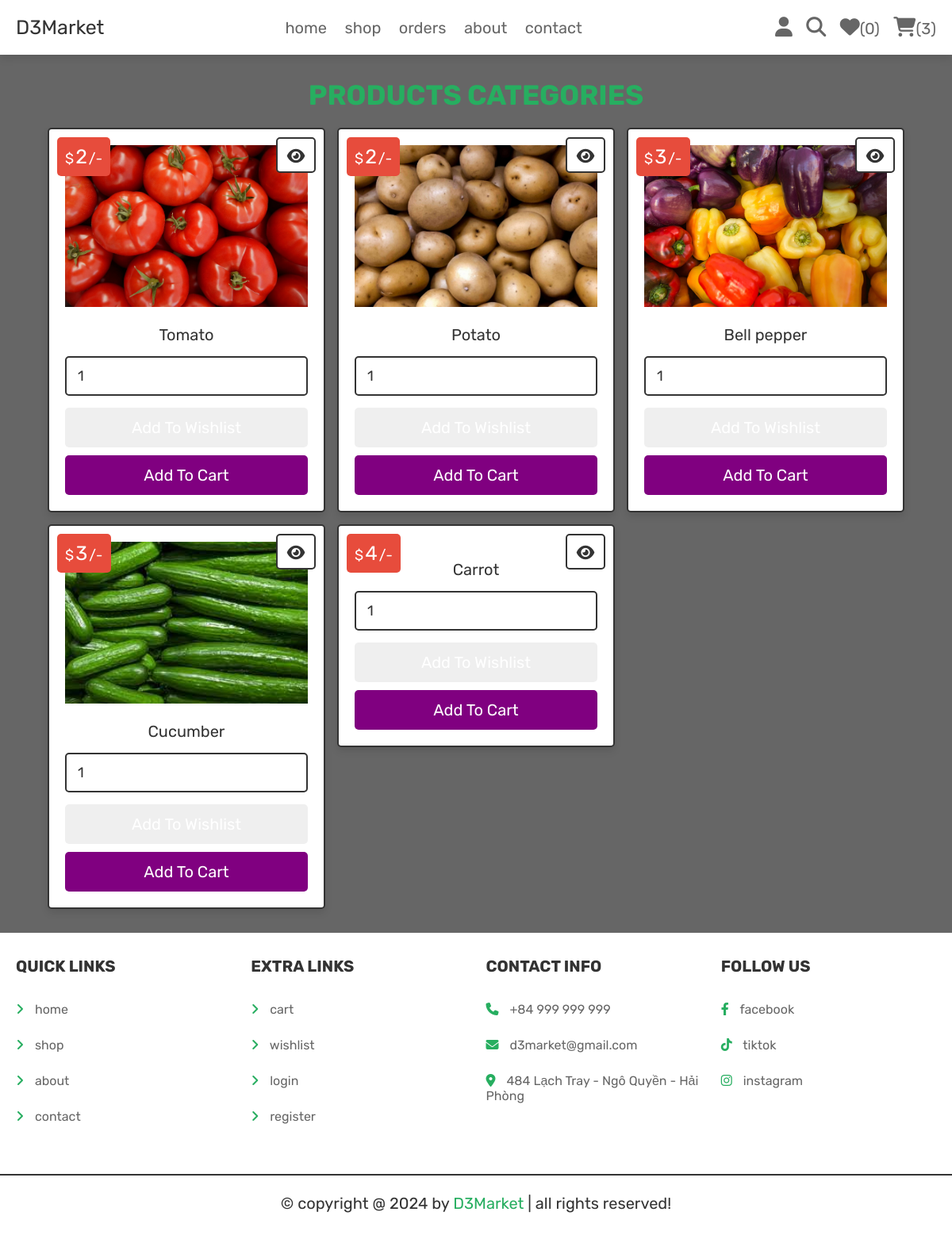
The app's page /category.php?category=vegitables (signed in) with its own data.
### tables this page shows
CREATE TABLE `products` (
  `id` int(100) NOT NULL,
  `name` varchar(100) NOT NULL,
  `category` varchar(20) NOT NULL,
  `details` varchar(500) NOT NULL,
  `price` int(100) NOT NULL,
  `image` varchar(100) NOT NULL
);

### category.php (the view, shortened to what this page needs)
<?php
@include 'config.php';
?>
<!DOCTYPE html>
<html lang="en">
<head>
   <link rel="stylesheet" href="https://cdnjs.cloudflare.com/ajax/libs/font-awesome/6.1.1/css/all.min.css">
   <link rel="stylesheet" href="css/style.css">
</head>
<body>
<?php include 'header.php'; ?>
<section class="products">
   <h1 class="title">products categories</h1>
   <div class="box-container">
   <?php
      $category_name = $_GET['category'];
      $select_products = $conn->prepare("SELECT * FROM `products` WHERE category = ?");
      $select_products->execute([$category_name]);
      if($select_products->rowCount() > 0){
         while($fetch_products = $select_products->fetch(PDO::FETCH_ASSOC)){
   ?>
   <form action="" class="box" method="POST">
      <div class="price">$<span><?= $fetch_products['price']; ?></span>/-</div>
      <a href="view_page.php?pid=<?= $fetch_products['id']; ?>" class="fas fa-eye"></a>
      <img src="uploaded_img/<?= $fetch_products['image']; ?>" alt="">
      <div class="name"><?= $fetch_products['name']; ?></div>
      <input type="number" min="1" value="1" name="p_qty" class="qty">
      <input type="submit" value="add to wishlist" class="option-btn" name="add_to_wishlist">
      <input type="submit" value="add to cart" class="btn" name="add_to_cart">
   </form>
   <?php
         }
      }else{
         echo '<p class="empty">no products available!</p>';
      }
   ?>
   </div>
</section>
<?php include 'footer.php'; ?>
</body>
</html>

### css/style.css (style rules this page uses)
.products .box-container { display: grid; grid-template-columns: repeat(auto-fit, 35rem); gap:1.5rem; justify-content: center; align-items: flex-start; }
.products .box-container .box { padding:2rem; text-align: center; border:var(--border); background-color: var(--white); box-shadow: var(--box-shadow); border-radius: .5rem; position: relative; }
.products .box-container .box .price { position: absolute; top:1rem; left:1rem; padding:1rem; border-radius: .5rem; background-color: var(--red); font-size: 1.8rem; color:var(--white); }
.products .box-container .box .price span { font-size: 2.5rem; color:var(--white); margin:0 .2rem; }
.products .box-container .box .fa-eye { position: absolute; top:1rem; right:1rem; border-radius: .5rem; height: 4.5rem; line-height: 4.3rem; width: 5rem; border:var(--border); color:var(--black); font-size: 2rem; background-color: var(--white); }
.products .box-container .box img { width: 100%; margin-bottom: 1rem; }
.products .box-container .box .name { font-size: 2rem; color:var(--black); padding:1rem 0; }
.products .box-container .box .qty { margin:.5rem 0; border-radius: .5rem; padding:1.2rem 1.4rem; font-size: 1.8rem; color:var(--black); border:var(--border); width: 100%; }

### css/components2.css (style rules this page uses)
:root { --green:#27ae60; --orange:#f39c12; --red:#e74c3c; --black:#333; --light-color:#666; --white:#fff; --light-bg:#f6f6f6; --border:.2rem solid var(--black); --box-shadow:0 .5rem 1rem rgba(0,0,0,.1); --purple:#800080; }
* { font-family: 'Rubik', sans-serif; margin:0; padding:0; box-sizing: border-box; outline: none; border:none; text-decoration: none; color:var(--black); }
body { background-color: var(--light-color) ; }
html { font-size: 62.5%; overflow-x: hidden; scroll-behavior: smooth; scroll-padding-top: 6.5rem; }
section { padding:3rem 2rem; max-width: 1200px; margin:0 auto; }
.btn, .delete-btn, .option-btn { display: block; width: 100%; margin-top: 1rem; border-radius: .5rem; color:var(--white); font-size: 2rem; padding:1.3rem 3rem; text-transform: capitalize; cursor: pointer; text-align: center; }
.btn { background-color: var(--purple); }
.title { text-align: center; margin-bottom: 2rem; text-transform: uppercase; color:var(--green); font-size: 3.5rem; }

### records on screen
products: price "2", image (picture), name "Tomato"
products: price "2", image (picture), name "Potato"
products: price "3", image (picture), name "Bell pepper"
products: price "3", image (picture), name "Cucumber"
products: price "4", name "Carrot"

### other values on screen
$count_wishlist_items->rowCount() "0"
$count_cart_items->rowCount() "3"
